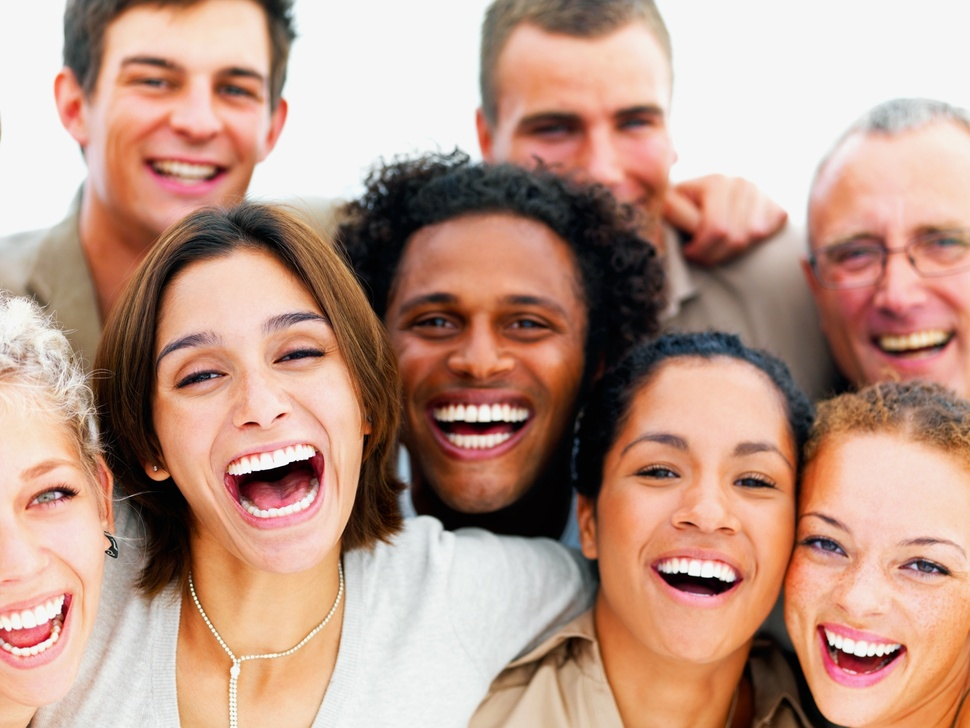
#> input picture ML/DAY11_12/group-smiling.jpg, 970 x 728 px, shrunk from 1633 x 1225 before the run
$ python Q6.py
#> lines starting #> are read from the running program, lines starting #| are printed output that depends on the picture; after the words box and inside, x2 and y2 are one past the last pixel; in counts of white or black regions, pixels touching at a corner belong together
import numpy as np
import cv2 as cv

smile_cascade=cv.CascadeClassifier("haarcascade_smile.xml")
#eye_cascade=cv.CascadeClassifier("haarcascade_eye.xml")

img=cv.imread("group-smiling.jpg")
#> img is the input picture: shape (728, 970, 3); mean B, G, R 136.4, 152.4, 188.1

gray=cv.cvtColor(img,cv.COLOR_BGR2GRAY)
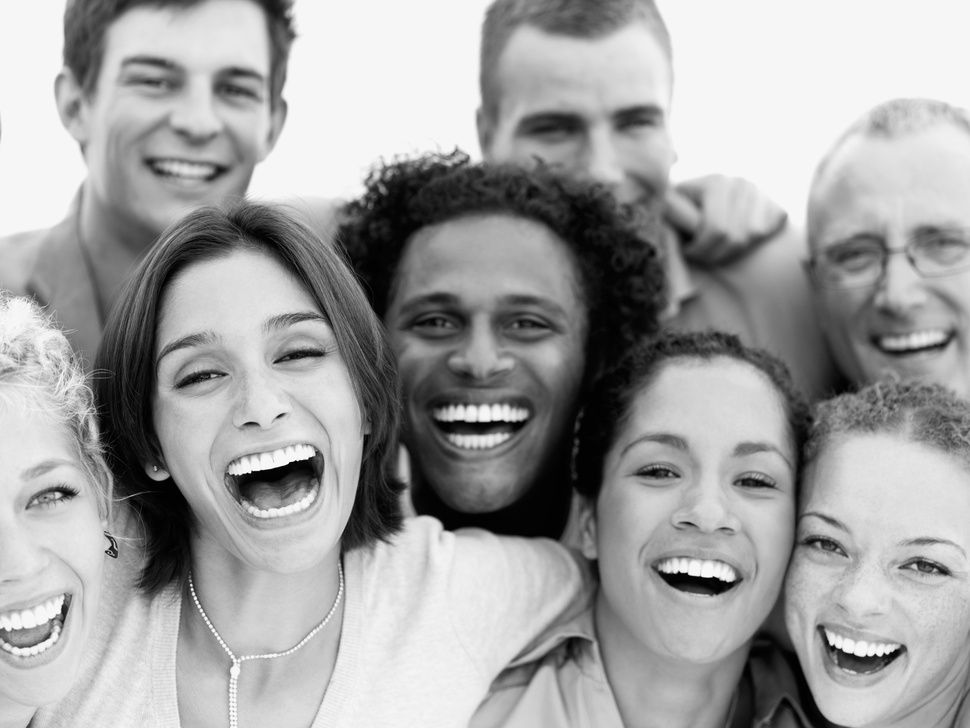
#> gray: shape (728, 970); min 0, max 255, mean 161.2

smiles=smile_cascade.detectMultiScale(gray,1.6,5)
#> smiles = 22 rows, first 6: [827, 199, 36, 18], [177, 471, 36, 18], [7, 636, 36, 18], [253, 645, 36, 18], [7, 658, 36, 18], [155, 108, 92, 46]
for (x,y,w,h) in smiles:
    cv.rectangle(img,(x,y),(x+w,y+h),(255,0,0),2)
#> this loop made 22 passes
#> (x, y, w, h) on passes 1 to 12: (827, 199, 36, 18), (177, 471, 36, 18), (7, 636, 36, 18), (253, 645, 36, 18), (7, 658, 36, 18), (155, 108, 92, 46), (140, 147, 92, 46), (674, 182, 92, 46), (863, 323, 92, 46), (228, 503, 92, 46), (637, 598, 92, 46), (815, 663, 92, 46)
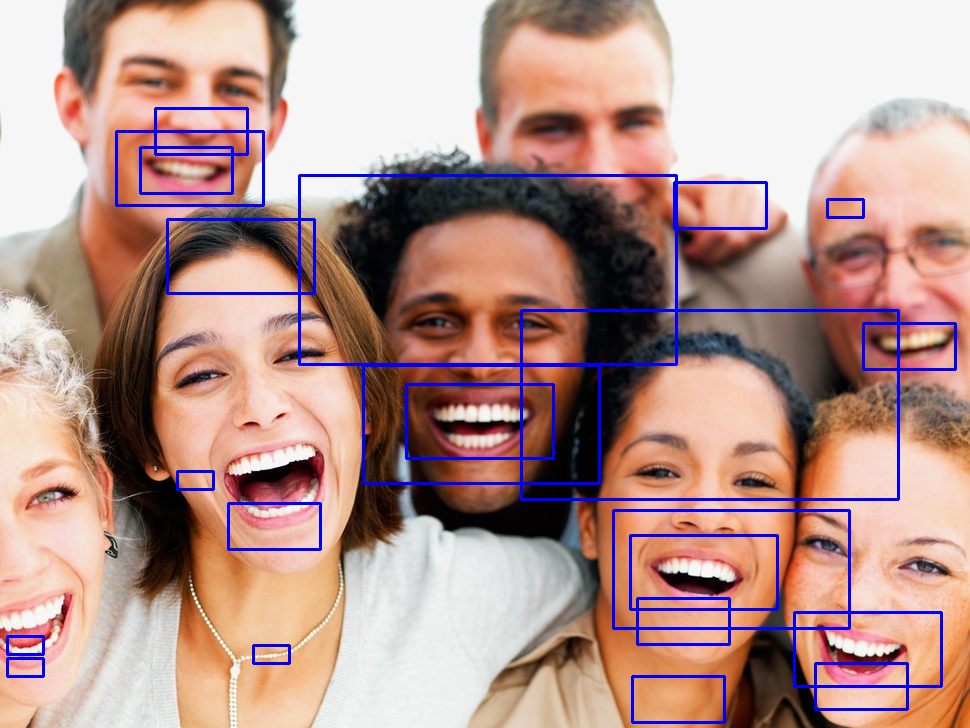
#> img: shape (728, 970, 3); 3.55% of pixels changed, all inside (x1, y1, x2, y2) = (6, 107, 957, 724)
    #cv.circle(img,(x+(w/2),y+(h/2)),60,(255,0,0),2)

cv.imshow("Smiles",img)
cv.waitKey(0)

$ run again, with ML/DAY11_12/face.jpg copied over ML/DAY11_12/group-smiling.jpg
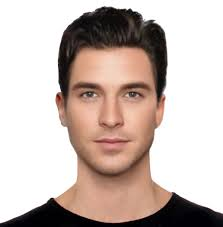
#> input picture ML/DAY11_12/face.jpg, 223 x 227 px
#> img is the input picture: shape (227, 223, 3); mean B, G, R 179, 185.6, 200.6
#> `gray=cv.cvtColor(img,cv.COLOR_BGR2GRAY)`:
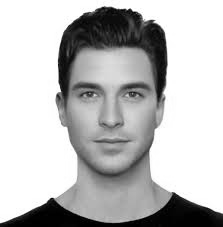
#> gray: shape (227, 223); min 0, max 255, mean 189.3
#> smiles = [[83, 129, 58, 29], [70, 144, 92, 46]]
#> the loop `for (x,y,w,h) in smiles:` made 2 passes
#> after the loop `for (x,y,w,h) in smiles:`:
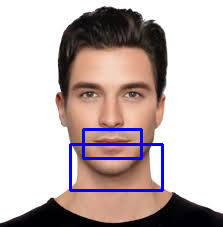
#> img: shape (227, 223, 3); 2.62% of pixels changed, all inside (x1, y1, x2, y2) = (69, 128, 164, 192)

$ run again, with ML/DAY11_12/gradient.jpg copied over ML/DAY11_12/group-smiling.jpg
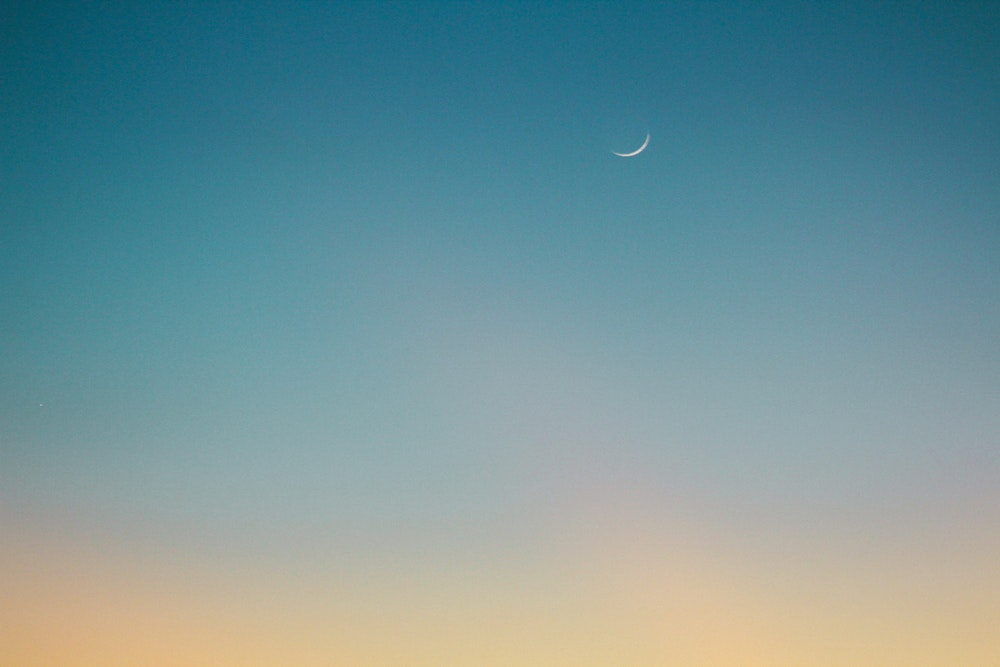
#> input picture ML/DAY11_12/gradient.jpg, 1000 x 667 px
#> img is the input picture: shape (667, 1000, 3); mean B, G, R 153.1, 148.8, 115.8
#> `gray=cv.cvtColor(img,cv.COLOR_BGR2GRAY)`:
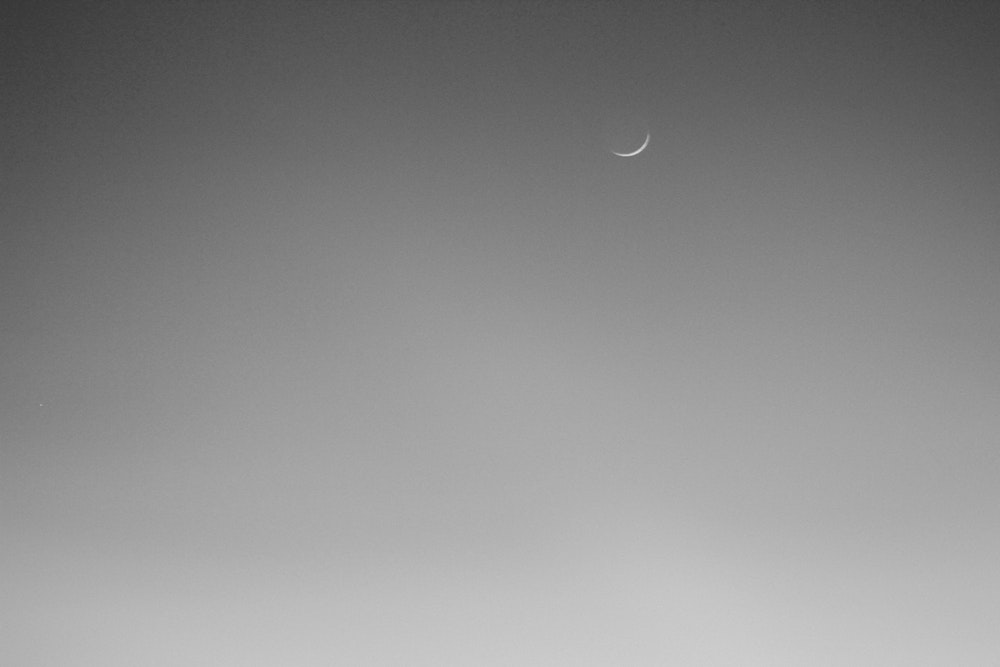
#> gray: shape (667, 1000); min 55, max 221, mean 139.4
#> smiles = [[585, 132, 92, 46]]
#> the loop `for (x,y,w,h) in smiles:` made 1 pass
#> after the loop `for (x,y,w,h) in smiles:`:
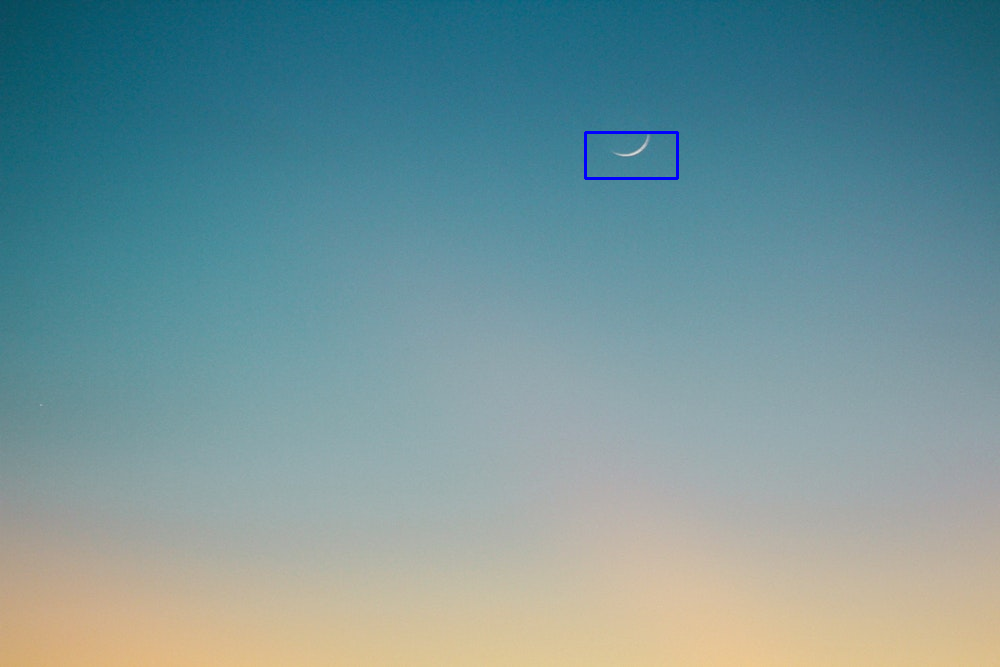
#> img: shape (667, 1000, 3); 0.12% of pixels changed, all inside (x1, y1, x2, y2) = (584, 131, 679, 180)
